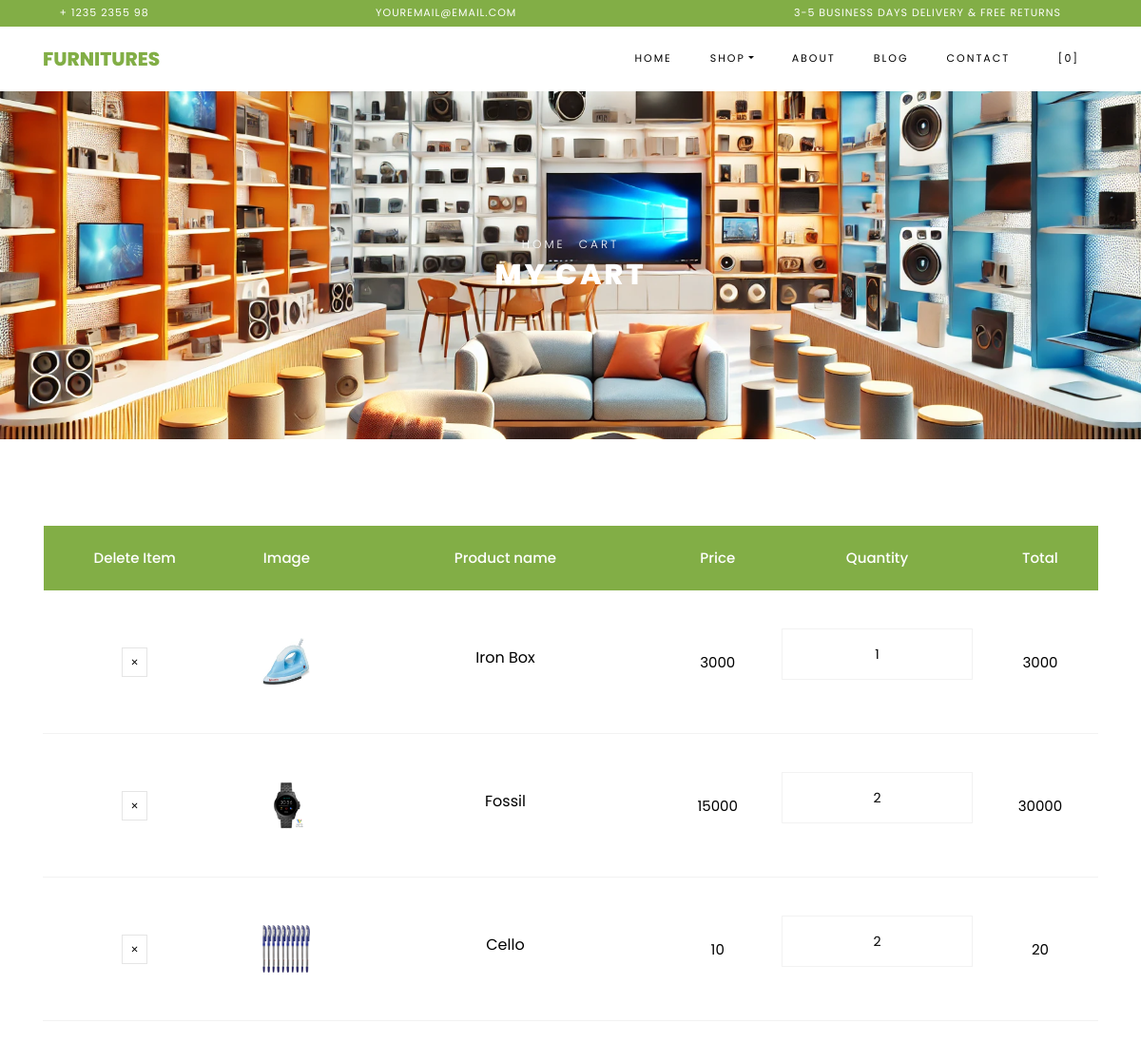
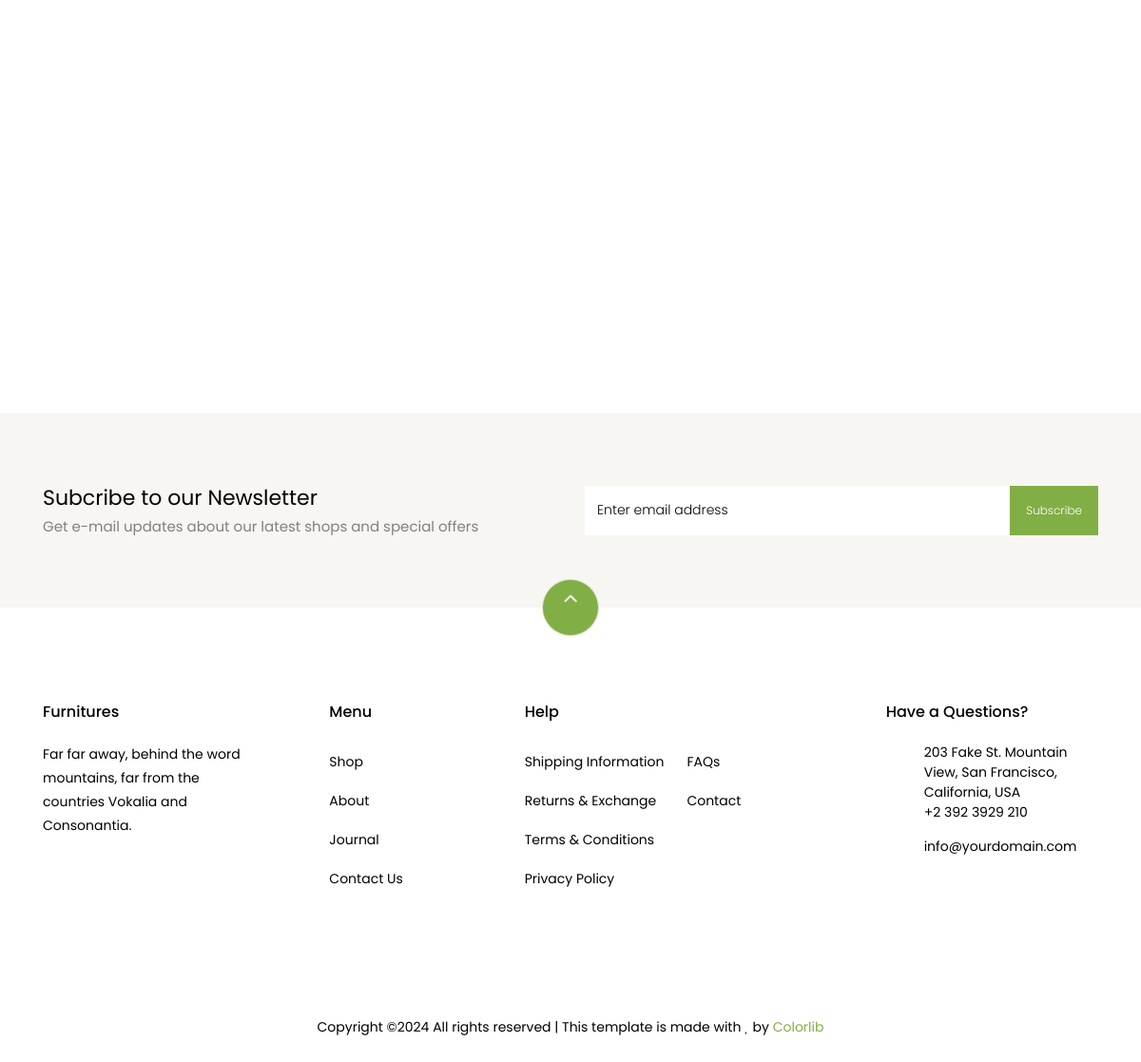
The page /shopApp/carts/ on the database its author committed (2 pictures, top to bottom).
### dashApp/models.py (models this page shows)
class CartDb(models.Model):
    Username = models.CharField(max_length=200, null=True, blank=True)
    ProductName = models.CharField(max_length=200, null=True, blank=True)
    Quantity = models.IntegerField(null=True, blank=True)
    Price = models.IntegerField(null=True, blank=True)
    TotalPrice = models.IntegerField(null=True, blank=True)
    Image = models.ImageField(upload_to="Cart Images", null=True, blank=True)

### shopApp/views.py (the view)
# urls.py: path('carts/',views.carts,name='carts'),
def carts(req):
    cartdata = CartDb.objects.all()
    return render(req, 'carts.html', {'cartdata':cartdata})

### shopApp/templates/carts.html (shortened to what this page needs)
<!DOCTYPE html>
{% load static %}
<html lang="en">
  <head>
    <link rel="stylesheet" href="{% static 'fronts/assets/css/open-iconic-bootstrap.min.css' %}">
    <link rel="stylesheet" href="{% static 'fronts/assets/css/animate.css' %}">
    <link rel="stylesheet" href="{% static 'fronts/assets/css/owl.carousel.min.css' %}">
    <link rel="stylesheet" href="{% static 'fronts/assets/css/owl.theme.default.min.css' %}">
    <link rel="stylesheet" href="{% static 'fronts/assets/css/magnific-popup.css' %}">
    <link rel="stylesheet" href="{% static 'fronts/assets/css/aos.css' %}">
    <link rel="stylesheet" href="{% static 'fronts/assets/css/ionicons.min.css' %}">
    <link rel="stylesheet" href="{% static 'fronts/assets/css/bootstrap-datepicker.css' %}">
    <link rel="stylesheet" href="{% static 'fronts/assets/css/jquery.timepicker.css' %}">
    <link rel="stylesheet" href="{% static 'fronts/assets/css/flaticon.css' %}">
    <link rel="stylesheet" href="{% static 'fronts/assets/css/icomoon.css' %}">
    <link rel="stylesheet" href="{% static 'fronts/assets/css/style.css' %}">
  </head>
  <body class="goto-here">
		<div class="py-1 bg-primary">
    	<div class="container">
    		<div class="row no-gutters d-flex align-items-start align-items-center px-md-0">
	    		<div class="col-lg-12 d-block">
		    		<div class="row d-flex">
		    			<div class="col-md pr-4 d-flex topper align-items-center">
					    	<div class="icon mr-2 d-flex justify-content-center align-items-center"><span class="icon-phone2"></span></div>
						    <span class="text">+ 1235 2355 98</span>
					    </div>
					    <div class="col-md pr-4 d-flex topper align-items-center">
					    	<div class="icon mr-2 d-flex justify-content-center align-items-center"><span class="icon-paper-plane"></span></div>
						    <span class="text">youremail@email.com</span>
					    </div>
					    <div class="col-md-5 pr-4 d-flex topper align-items-center text-lg-right">
						    <span class="text">3-5 Business days delivery &amp; Free Returns</span>
					    </div>
				    </div>
			    </div>
		    </div>
		  </div>
    </div>
    <nav class="navbar navbar-expand-lg navbar-dark ftco_navbar bg-dark ftco-navbar-light" id="ftco-navbar">
	    <div class="container">
	      <a class="navbar-brand" href="{% url 'front' %}">Furnitures</a>
	      <div class="collapse navbar-collapse" id="ftco-nav">
	        <ul class="navbar-nav ml-auto">
	          <li class="nav-item"><a href="{% url 'front' %}" class="nav-link">Home</a></li>
	          <li class="nav-item active dropdown">
              <a class="nav-link dropdown-toggle" href="#" id="dropdown04" data-toggle="dropdown" aria-haspopup="true" aria-expanded="false">Shop</a>
            </li>
	          <li class="nav-item"><a href="about.html" class="nav-link">About</a></li>
	          <li class="nav-item"><a href="blog.html" class="nav-link">Blog</a></li>
	          <li class="nav-item"><a href="contact.html" class="nav-link">Contact</a></li>
	          <li class="nav-item cta cta-colored"><a href="{% url 'carts' %}" class="nav-link"><span class="icon-shopping_cart"></span>[0]</a></li>
	        </ul>
	      </div>
	    </div>
	  </nav>
    <div class="hero-wrap hero-bread" style="background-image: url({% static 'fronts/assets/images/furnitures.webp' %});">
      <div class="container">
        <div class="row no-gutters slider-text align-items-center justify-content-center">
          <div class="col-md-9 ftco-animate text-center">
          	<p class="breadcrumbs"><span class="mr-2"><a href="index.html">Home</a></span> <span>Cart</span></p>
            <h1 class="mb-0 bread">My Cart</h1>
          </div>
        </div>
      </div>
    </div>
    <section class="ftco-section ftco-cart">
			<div class="container">
				<div class="row">
    			<div class="col-md-12 ftco-animate">
    				<div class="cart-list">
	    				<table class="table">
						    <thead class="thead-primary">
						      <tr class="text-center">
								<th>Delete Item</th>
								<th>Image</th>
						        <th>Product name</th>
						        <th>Price</th>
						        <th>Quantity</th>
						        <th>Total</th>
						      </tr>
						    </thead>
						    <tbody>
								{% for d in cartdata %}
						      <tr class="text-center">
						        <td class="product-remove"><a href="{% url 'deletecart' id=d.id %}"><span class="ion-ios-close"></span></a></td>
								<td><img src="{{d.Image.url}}" alt="" height="50px" width="50px"></td>
						        <td class="product-name">
						        	<h3>{{d.ProductName}}</h3>
						        </td>
						        <td class="price">{{d.Price}}</td>
						        <td class="quantity">
					        	<div class="input-group mb-3">
					             	<input type="text" name="quantity" class="quantity form-control input-number" value="{{d.Quantity}}" min="1" max="100">
					          	</div>
					          </td>
						        <td class="total">{{d.TotalPrice}}</td>
						      </tr>
							  {% endfor %}
						    </tbody>
						  </table>
					  </div>
    			</div>
    		</div>
    		<div class="row justify-content-end">
    		</div>
			</div>
		</section>
		<section class="ftco-section ftco-no-pt ftco-no-pb py-5 bg-light">
      <div class="container py-4">
        <div class="row d-flex justify-content-center py-5">
          <div class="col-md-6">
          	<h2 style="font-size: 22px;" class="mb-0">Subcribe to our Newsletter</h2>
          	<span>Get e-mail updates about our latest shops and special offers</span>
          </div>
          <div class="col-md-6 d-flex align-items-center">
            <form action="#" class="subscribe-form">
              <div class="form-group d-flex">
                <input type="text" class="form-control" placeholder="Enter email address">
                <input type="submit" value="Subscribe" class="submit px-3">
              </div>
            </form>
          </div>
        </div>
      </div>
    </section>
    <footer class="ftco-footer ftco-section">
      <div class="container">
      	<div class="row">
      		<div class="mouse">
						<a href="#" class="mouse-icon">
							<div class="mouse-wheel"><span class="ion-ios-arrow-up"></span></div>
						</a>
					</div>
      	</div>
        <div class="row mb-5">
          <div class="col-md">
            <div class="ftco-footer-widget mb-4">
              <h2 class="ftco-heading-2">Furnitures</h2>
              <p>Far far away, behind the word mountains, far from the countries Vokalia and Consonantia.</p>
              <ul class="ftco-footer-social list-unstyled float-md-left float-lft mt-5">
              </ul>
            </div>
          </div>
          <div class="col-md">
            <div class="ftco-footer-widget mb-4 ml-md-5">
              <h2 class="ftco-heading-2">Menu</h2>
              <ul class="list-unstyled">
                <li><a href="#" class="py-2 d-block">Shop</a></li>
                <li><a href="#" class="py-2 d-block">About</a></li>
                <li><a href="#" class="py-2 d-block">Journal</a></li>
                <li><a href="#" class="py-2 d-block">Contact Us</a></li>
              </ul>
            </div>
          </div>
          <div class="col-md-4">
             <div class="ftco-footer-widget mb-4">
              <h2 class="ftco-heading-2">Help</h2>
              <div class="d-flex">
	              <ul class="list-unstyled mr-l-5 pr-l-3 mr-4">
	                <li><a href="#" class="py-2 d-block">Shipping Information</a></li>
	                <li><a href="#" class="py-2 d-block">Returns &amp; Exchange</a></li>
	                <li><a href="#" class="py-2 d-block">Terms &amp; Conditions</a></li>
	                <li><a href="#" class="py-2 d-block">Privacy Policy</a></li>
	              </ul>
	              <ul class="list-unstyled">
	                <li><a href="#" class="py-2 d-block">FAQs</a></li>
	                <li><a href="#" class="py-2 d-block">Contact</a></li>
	              </ul>
	            </div>
            </div>
          </div>
          <div class="col-md">
            <div class="ftco-footer-widget mb-4">
            	<h2 class="ftco-heading-2">Have a Questions?</h2>
            	<div class="block-23 mb-3">
	              <ul>
	                <li><span class="icon icon-map-marker"></span><span class="text">203 Fake St. Mountain View, San Francisco, California, USA</span></li>
	                <li><a href="#"><span class="icon icon-phone"></span><span class="text">+2 392 3929 210</span></a></li>
	                <li><a href="#"><span class="icon icon-envelope"></span><span class="text">info@yourdomain.com</span></a></li>
	              </ul>
	            </div>
            </div>
          </div>
        </div>
        <div class="row">
          <div class="col-md-12 text-center">
            <p>
						  Copyright &copy;<script>document.write(new Date().getFullYear());</script> All rights reserved | This template is made with <i class="icon-heart color-danger" aria-hidden="true"></i> by <a href="https://colorlib.com" target="_blank">Colorlib</a>
						</p>
          </div>
        </div>
      </div>
    </footer>
  </body>
</html>

### shopApp/static/fronts/assets/css/icomoon.css (style rules this page uses)
[class^="icon-"], [class*=" icon-"] { font-family: 'icomoon' !important; speak: none; font-style: normal; font-weight: normal; font-variant: normal; text-transform: none; line-height: 1; -webkit-font-smoothing: antialiased; -moz-osx-font-smoothing: grayscale; }
.icon-heart:before { content: "\f004"; }
.icon-map-marker:before { content: "\f041"; }
.icon-phone:before { content: "\f095"; }
.icon-envelope:before { content: "\f0e0"; }
.icon-paper-plane:before { content: "\f1d8"; }
.icon-phone2:before { content: "\e0cd"; }
.icon-shopping_cart:before { content: "\e8cc"; }

### rows shown on the page
CartDb: Image (picture), ProductName "Iron Box", Price "3000", quantity "1", TotalPrice "3000"
CartDb: Image (picture), ProductName "Fossil", Price "15000", quantity "2", TotalPrice "30000"
CartDb: Image (picture), ProductName "Cello", Price "10", quantity "2", TotalPrice "20"
